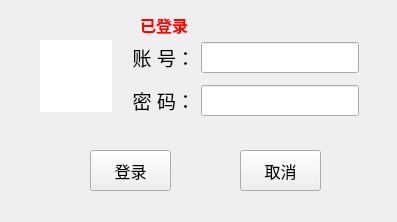
<?xml version="1.0" encoding="UTF-8"?>
<ui version="4.0">
 <class>LoginDialog</class>
 <widget class="QDialog" name="LoginDialog">
  <property name="geometry">
   <rect>
    <x>0</x>
    <y>0</y>
    <width>397</width>
    <height>222</height>
   </rect>
  </property>
  <property name="font">
   <font>
    <pointsize>14</pointsize>
   </font>
  </property>
  <property name="windowTitle">
   <string>用户登录</string>
  </property>
  <widget class="QGraphicsView" name="graphicsView">
   <property name="enabled">
    <bool>true</bool>
   </property>
   <property name="geometry">
    <rect>
     <x>40</x>
     <y>40</y>
     <width>72</width>
     <height>72</height>
    </rect>
   </property>
   <property name="autoFillBackground">
    <bool>true</bool>
   </property>
   <property name="styleSheet">
    <string notr="true">background-image: url(:/icon/icon/login.png);</string>
   </property>
   <property name="frameShape">
    <enum>QFrame::NoFrame</enum>
   </property>
   <property name="frameShadow">
    <enum>QFrame::Sunken</enum>
   </property>
   <property name="lineWidth">
    <number>0</number>
   </property>
  </widget>
  <widget class="QToolButton" name="toolButton_OK">
   <property name="geometry">
    <rect>
     <x>90</x>
     <y>150</y>
     <width>81</width>
     <height>41</height>
    </rect>
   </property>
   <property name="font">
    <font>
     <pointsize>12</pointsize>
    </font>
   </property>
   <property name="text">
    <string>登录</string>
   </property>
  </widget>
  <widget class="QToolButton" name="toolButton_Cancel">
   <property name="geometry">
    <rect>
     <x>240</x>
     <y>150</y>
     <width>81</width>
     <height>41</height>
    </rect>
   </property>
   <property name="font">
    <font>
     <pointsize>12</pointsize>
    </font>
   </property>
   <property name="text">
    <string>取消</string>
   </property>
  </widget>
  <widget class="QWidget" name="layoutWidget">
   <property name="geometry">
    <rect>
     <x>130</x>
     <y>40</y>
     <width>231</width>
     <height>123</height>
    </rect>
   </property>
   <layout class="QFormLayout" name="formLayout">
    <property name="verticalSpacing">
     <number>12</number>
    </property>
    <property name="leftMargin">
     <number>2</number>
    </property>
    <property name="topMargin">
     <number>2</number>
    </property>
    <property name="rightMargin">
     <number>2</number>
    </property>
    <property name="bottomMargin">
     <number>2</number>
    </property>
    <item row="0" column="0">
     <widget class="QLabel" name="label">
      <property name="text">
       <string>账 号：</string>
      </property>
      <property name="alignment">
       <set>Qt::AlignRight|Qt::AlignTrailing|Qt::AlignVCenter</set>
      </property>
     </widget>
    </item>
    <item row="0" column="1">
     <widget class="QLineEdit" name="lineEdit_name"/>
    </item>
    <item row="1" column="0">
     <widget class="QLabel" name="label_2">
      <property name="text">
       <string>密 码：</string>
      </property>
      <property name="alignment">
       <set>Qt::AlignRight|Qt::AlignTrailing|Qt::AlignVCenter</set>
      </property>
     </widget>
    </item>
    <item row="1" column="1">
     <widget class="QLineEdit" name="lineEdit_pwd">
      <property name="inputMethodHints">
       <set>Qt::ImhHiddenText</set>
      </property>
     </widget>
    </item>
   </layout>
  </widget>
  <widget class="QLabel" name="label_checked">
   <property name="geometry">
    <rect>
     <x>140</x>
     <y>10</y>
     <width>201</width>
     <height>30</height>
    </rect>
   </property>
   <property name="font">
    <font>
     <pointsize>12</pointsize>
     <weight>75</weight>
     <bold>true</bold>
    </font>
   </property>
   <property name="styleSheet">
    <string notr="true">color: rgb(255, 0, 0);</string>
   </property>
   <property name="text">
    <string>已登录</string>
   </property>
   <property name="alignment">
    <set>Qt::AlignLeading|Qt::AlignLeft|Qt::AlignVCenter</set>
   </property>
  </widget>
 </widget>
 <tabstops>
  <tabstop>lineEdit_name</tabstop>
  <tabstop>lineEdit_pwd</tabstop>
  <tabstop>toolButton_OK</tabstop>
  <tabstop>toolButton_Cancel</tabstop>
  <tabstop>graphicsView</tabstop>
 </tabstops>
 <resources/>
 <connections/>
</ui>
